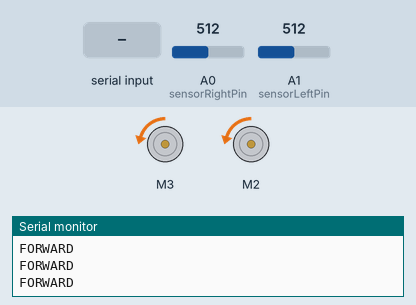
Recording of a sketch running on a simulated Arduino Uno, built with avr-gcc and run on an emulated ATmega328P. Shown: 2 × DC motor (green arrow = forward, orange = backward, longer = faster), the last lines printed to the serial monitor. The test bench sets the inputs (shaded band); at power-on: A0 (sensorRightPin) = 512, A1 (sensorLeftPin) = 512.

Above: at 1.2 s.
1.3 s: A0 (sensorRightPin) set to 438
2.8 s: A0 (sensorRightPin) set to 403
At 3.7 s:
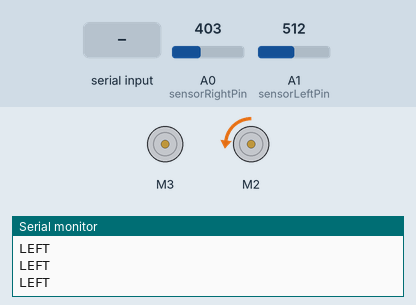
4.3 s: A1 (sensorLeftPin) set to 469
5.8 s: A1 (sensorLeftPin) set to 439
At 6.3 s:
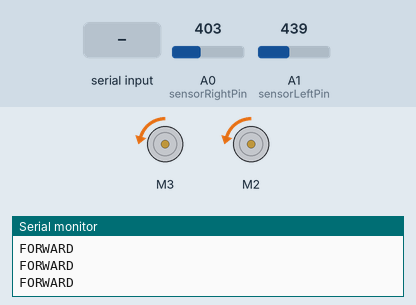
7.3 s: "90,45\n" received over Serial
At 9.5 s:
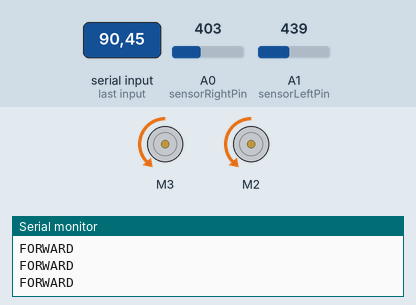
9.8 s: "1\n" received over Serial
At 11.6 s:
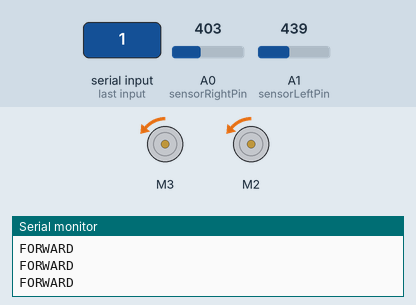
Timing chart, 0 to 13.1 s (numbered marks = the images above; inputs shaded):
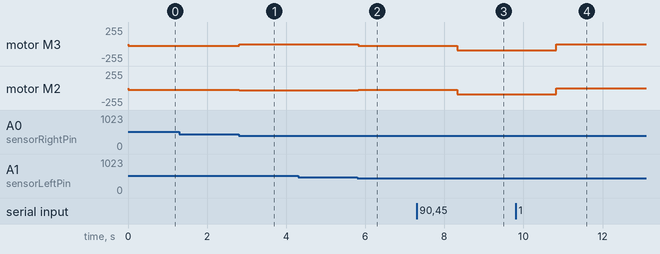

The sketch:

SerialReadingArduinoCode.ino
```cpp
#include <Wire.h>
#include <stdlib.h>
#include <Adafruit_MotorShield.h>
#include "utility/Adafruit_MS_PWMServoDriver.h"

// Directions from the pov of the robot
const int sensorLeftPin = A1;
const int sensorRightPin = A0;

// Values read from the sensors
int sensorLeft = 0;
int sensorRight = 0;

// speed initialization
int speed = 25;
//String speedstring = 'yep';

int state = 0; // state of the robot (0: on line, -1: left of line, 1: right of line)

Adafruit_MotorShield AFMS = Adafruit_MotorShield();
Adafruit_DCMotor *motorRight = AFMS.getMotor(2);
Adafruit_DCMotor *motorLeft = AFMS.getMotor(3);

// functions to go to the right, straight, and left
// able to control speed over serial

void setup() {
  // put your setup code here, to run once:
  AFMS.begin();
  motorLeft->setSpeed(25);
  motorRight->setSpeed(25);
  motorLeft->run(BACKWARD);
  motorRight->run(BACKWARD);
  Serial.begin(9600);
}

void loop() {
    if (Serial.available() > 0) {    // is a character available?
      speed = Serial.readString().toInt();
      Serial.println(speed);
    }   // get the character

    sensorLeft = analogRead(sensorLeftPin);
    sensorRight = analogRead(sensorRightPin);
  //  Serial.print("sensorLeft = ");
  //  Serial.println(sensorLeft);
  //  Serial.print("sensorRight = ");
  //  Serial.println(sensorRight);

  if (sensorLeft < 100 && sensorRight > 300) {
    // if slightly to the left, turn right
    state = turnR();
  }
  else if (sensorLeft > 450 && sensorRight < 420) {
    // if slightly to the right, turn left
    state = turnL();
  }
  else if (sensorLeft < 100 && sensorRight < 400) {
    // if off the line
//    Serial.println("FAILSAFE");
    if (state == -1) { // if went off to the left
      state = turnR();
    }
    else if (state == 1) { // if went off to the right
      state = turnL();
    }
  }
  else {
    straight();
  }

  // put your main code here, to run repeatedly:
}

int turnR() {
  Serial.println("RIGHT");
  motorLeft->setSpeed(35);
  motorRight->setSpeed(0);
  delay(100);
  return -1;
}
int turnL() {
  Serial.println("LEFT");
  motorLeft->setSpeed(0);
  motorRight->setSpeed(35);
  delay(100);
  return 1;
}

void straight() {
  // go forward
  Serial.println("FORWARD");

  motorLeft->setSpeed(speed);
  motorRight->setSpeed(speed);
  delay(100);
}
```

Measured:
- after the input at 2.8 s, motor M3: backward 25/255 → stopped at once; motor M2: backward 25/255 → backward 35/255 at once
- after the input at 5.8 s, motor M3: stopped → backward 25/255 at once; motor M2: backward 35/255 → backward 25/255 at once
- after the input at 7.3 s, motor M3, motor M2: backward 25/255 → backward 90/255 after 1.0 s
- after the input at 9.8 s, motor M3, motor M2: backward 90/255 → backward 1/255 after 1.0 s
